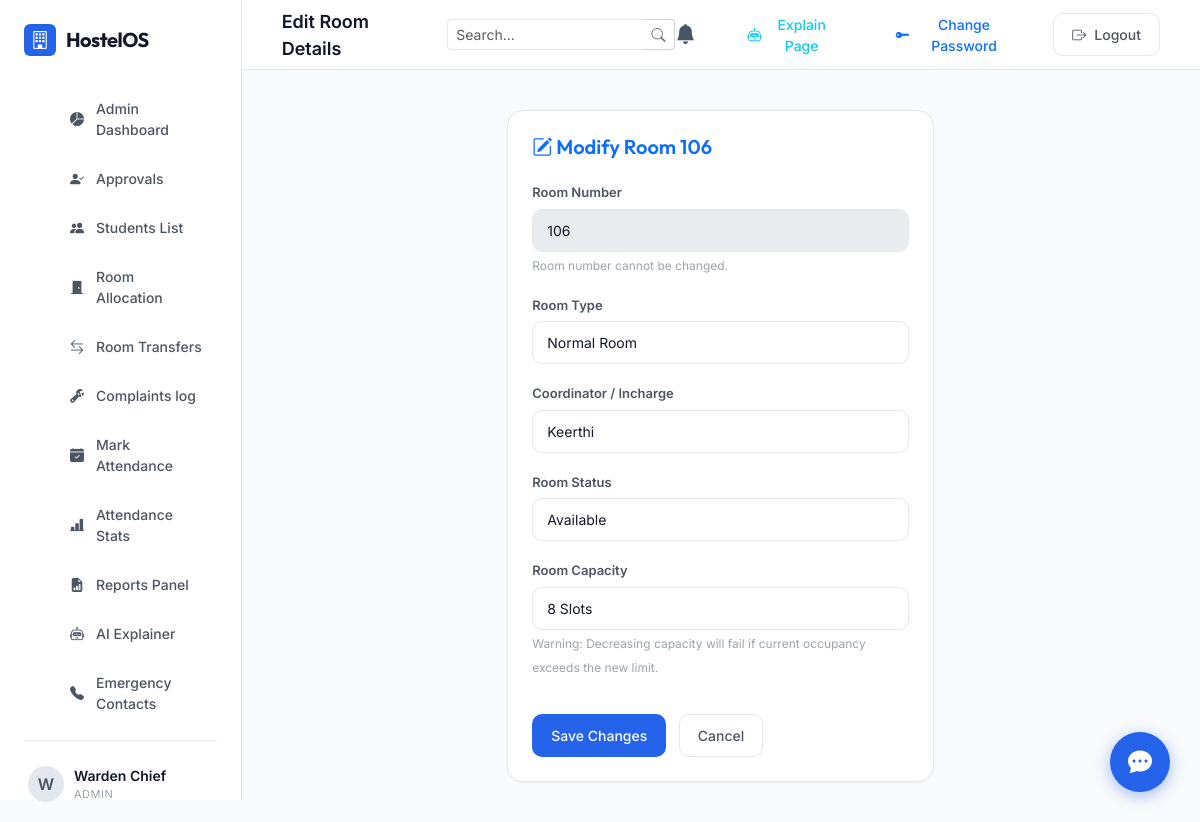
Screenshot of /admin/rooms/edit/1 (signed in) with the database file from the repository.
### app/models.py (models this page shows, shortened)
class User(db.Model):
    __tablename__ = 'users'
    id = db.Column(db.Integer, primary_key=True)
    username = db.Column(db.String(80), unique=True, nullable=False) # Roll number for student, username for others
    password_hash = db.Column(db.String(200), nullable=False)
    role = db.Column(db.String(20), nullable=False) # 'super_admin', 'admin', 'staff', 'student'
    name = db.Column(db.String(100), nullable=False)
    phone = db.Column(db.String(15), nullable=False)
    status = db.Column(db.String(20), default='approved') # 'pending', 'approved', 'rejected'
    created_at = db.Column(db.DateTime, default=datetime.utcnow)
    student_profile = db.relationship('StudentProfile', backref='user', uselist=False, cascade="all, delete-orphan")

class Room(db.Model):
    __tablename__ = 'rooms'
    id = db.Column(db.Integer, primary_key=True)
    room_number = db.Column(db.String(10), unique=True, nullable=False)
    floor = db.Column(db.Integer, nullable=False) # 0 for Ground, 1 for First, 2 for Second, 3 for Third
    room_type = db.Column(db.String(20), nullable=False) # 'Normal', 'Executive', 'AC'
    capacity = db.Column(db.Integer, nullable=False) # 3, 7, 8, 10
    status = db.Column(db.String(20), default='Available') # 'Available', 'Full', 'Reserved', 'Maintenance'
    hostel_block = db.Column(db.String(30), nullable=False, default='KEERTHI')
    residents = db.relationship('StudentProfile', backref='room')

### app/routes/admin.py (the view, shortened to what this page needs)
@admin_bp.route('/rooms/edit/<int:room_id>', methods=['GET', 'POST'])
@login_required
@role_required(['admin', 'super_admin'])
def edit_room(room_id):
    room = Room.query.get_or_404(room_id)
    return render_template('admin_edit_room.html', room=room)

### app/routes/auth.py (called while the page is built, shortened)
def login_required(f):
    @wraps(f)
    def decorated_function(*args, **kwargs):
        if 'user_id' not in session:
            flash('Please log in to access this page.', 'warning')
            return redirect(url_for('auth.login'))
        return f(*args, **kwargs)
    return decorated_function

def role_required(roles):
    def decorator(f):
        @wraps(f)
        def decorated_function(*args, **kwargs):
            if 'user_id' not in session:
                flash('Please log in to access this page.', 'warning')
                return redirect(url_for('auth.login'))
            user_role = session.get('role')
            return f(*args, **kwargs)
        return decorated_function
    return decorator

### app/templates/admin_edit_room.html (shortened to what this page needs)
{% extends 'base.html' %}
{% block header_title %}Edit Room Details{% endblock %}
{% block content %}
<div class="row justify-content-center">
    <div class="col-md-6">
        <div class="card">
            <h5 class="mb-4 text-primary fw-semibold"><i class="bi bi-pencil-square"></i> Modify Room {{ room.room_number }}</h5>
            <form action="{{ url_for('admin.edit_room', room_id=room.id) }}" method="POST">
                <div class="form-group">
                    <label class="form-label">Room Number</label>
                    <input type="text" class="form-control" value="{{ room.room_number }}" disabled>
                    <span class="stat-desc">Room number cannot be changed.</span>
                </div>
                <div class="form-group">
                    <label class="form-label" for="edit-room-type">Room Type</label>
                    <select name="room_type" id="edit-room-type" class="form-control" required>
                        <option value="Normal" {% if room.room_type == 'Normal' %}selected{% endif %}>Normal Room</option>
                    </select>
                </div>
                <div class="form-group">
                    <label class="form-label" for="edit-hostel-block">Coordinator / Incharge</label>
                    <select name="hostel_block" id="edit-hostel-block" class="form-control" required>
                        <option value="KEERTHI" {% if room.hostel_block == 'KEERTHI' %}selected{% endif %}>Keerthi</option>
                    </select>
                </div>
                <div class="form-group">
                    <label class="form-label" for="edit-room-status">Room Status</label>
                    <select name="status" id="edit-room-status" class="form-control" required>
                        <option value="Available" {% if room.status == 'Available' %}selected{% endif %}>Available</option>
                    </select>
                </div>
                <div class="form-group">
                    <label class="form-label" for="edit-capacity">Room Capacity</label>
                    <select name="capacity" id="edit-capacity" class="form-control" required>
                        <option value="8" {% if room.capacity == 8 %}selected{% endif %}>8 Slots</option>
                    </select>
                    <span class="stat-desc">Warning: Decreasing capacity will fail if current occupancy exceeds the new limit.</span>
                </div>
                <button type="submit" class="btn btn-primary mt-3">Save Changes</button>
                <a href="{{ url_for('admin.manage_rooms') }}" class="btn btn-secondary mt-3 ms-2">Cancel</a>
            </form>
        </div>
    </div>
</div>
{% endblock %}

### app/templates/base.html (shortened to what this page needs)
<!DOCTYPE html>
<html lang="en">
<head>
    <link href="https://cdn.jsdelivr.net/npm/bootstrap@5.3.3/dist/css/bootstrap.min.css" rel="stylesheet">
    <link href="https://cdn.jsdelivr.net/npm/bootstrap-icons@1.11.3/font/bootstrap-icons.min.css" rel="stylesheet">
    <link rel="stylesheet" href="{{ url_for('static', filename='css/style.css') }}">
</head>
<body>
    {% if g.user %}
    <div class="app-container">
        <aside class="sidebar">
            <div class="logo-container">
                <div class="logo-icon"><i class="bi bi-building"></i></div>
                <div class="logo-text">HostelOS</div>
            </div>
            <ul class="nav-menu">
                {% if session.role == 'student' %}
                    <li class="nav-item {% if request.path == '/student/dashboard' %}active{% endif %}">
                        <a href="{{ url_for('student.dashboard') }}">
                            <i class="bi bi-grid-1x2-fill"></i> Dashboard
                        </a>
                    </li>
                    <li class="nav-item {% if request.path == '/complaints/list' %}active{% endif %}">
                        <a href="{{ url_for('complaints.list_tickets') }}">
                            <i class="bi bi-ticket-detailed-fill"></i> My Complaints
                        </a>
                    </li>
                    <li class="nav-item {% if request.path == '/ai/assistant' %}active{% endif %}">
                        <a href="{{ url_for('ai.assistant') }}">
                            <i class="bi bi-robot"></i> AI Assistant
                        </a>
                    </li>
                    <li class="nav-item {% if request.path == '/student/emergency-contacts' %}active{% endif %}">
                        <a href="{{ url_for('student.emergency_contacts') }}">
                            <i class="bi bi-telephone-fill"></i> Emergency Contacts
                        </a>
                    </li>
                    <li class="nav-item {% if request.path == '/student/profile' %}active{% endif %}">
                        <a href="{{ url_for('student.profile') }}">
                            <i class="bi bi-person-fill-gear"></i> Profile Settings
                        </a>
                    </li>
                {% elif session.role in ['admin', 'super_admin'] %}
                    <li class="nav-item {% if request.path == '/admin/dashboard' %}active{% endif %}">
                        <a href="{{ url_for('admin.dashboard') }}">
                            <i class="bi bi-pie-chart-fill"></i> Admin Dashboard
                        </a>
                    </li>
                    <li class="nav-item {% if request.path == '/admin/students/pending' %}active{% endif %}">
                        <a href="{{ url_for('admin.view_pending') }}">
                            <i class="bi bi-person-check-fill"></i> Approvals
                        </a>
                    </li>
                    <li class="nav-item {% if request.path == '/admin/students' %}active{% endif %}">
                        <a href="{{ url_for('admin.list_students') }}">
                            <i class="bi bi-people-fill"></i> Students List
                        </a>
                    </li>
                    <li class="nav-item {% if request.path == '/admin/rooms' %}active{% endif %}">
                        <a href="{{ url_for('admin.manage_rooms') }}">
                            <i class="bi bi-door-closed-fill"></i> Room Allocation
                        </a>
                    </li>
                    <li class="nav-item {% if request.path == '/admin/rooms/transfer' %}active{% endif %}">
                        <a href="{{ url_for('admin.transfer_room') }}">
                            <i class="bi bi-arrow-left-right"></i> Room Transfers
                        </a>
                    </li>
                    <li class="nav-item {% if request.path == '/complaints/list' %}active{% endif %}">
                        <a href="{{ url_for('complaints.list_tickets') }}">
                            <i class="bi bi-wrench-adjustable"></i> Complaints log
                        </a>
                    </li>
                    <li class="nav-item {% if request.path == '/attendance/mark' %}active{% endif %}">
                        <a href="{{ url_for('attendance.mark') }}">
                            <i class="bi bi-calendar-check-fill"></i> Mark Attendance
                        </a>
                    </li>
                    <li class="nav-item {% if request.path == '/attendance/analytics' %}active{% endif %}">
                        <a href="{{ url_for('attendance.analytics') }}">
                            <i class="bi bi-bar-chart-line-fill"></i> Attendance Stats
                        </a>
                    </li>
                    <li class="nav-item {% if request.path == '/reports/dashboard' %}active{% endif %}">
                        <a href="{{ url_for('reports.dashboard') }}">
                            <i class="bi bi-file-earmark-bar-graph-fill"></i> Reports Panel
                        </a>
                    </li>
                    <li class="nav-item {% if request.path == '/ai/assistant' %}active{% endif %}">
                        <a href="{{ url_for('ai.assistant') }}">
                            <i class="bi bi-robot"></i> AI Explainer
                        </a>
                    </li>
                    <li class="nav-item {% if request.path == '/admin/emergency-contacts' %}active{% endif %}">
                        <a href="{{ url_for('admin.emergency_contacts') }}">
                            <i class="bi bi-telephone-fill"></i> Emergency Contacts
                        </a>
                    </li>
                {% endif %}
            </ul>
            <div class="sidebar-footer">
                <div class="user-profile-badge">
                    <div class="avatar">{{ g.user.name[0] }}</div>
                    <div class="user-info">
                        <div class="user-name">{{ g.user.name }}</div>
                        <div class="user-role">{{ g.user.role }}</div>
                    </div>
                </div>
            </div>
        </aside>
        <div class="main-wrapper">
            <header class="header">
                <div class="header-title d-flex align-items-center gap-3">
                    {% block header_title %}Dashboard{% endblock %}
                    {% if session.role in ['admin', 'super_admin'] %}
                    <form action="{{ url_for('admin.search') }}" method="GET" class="d-none d-md-flex align-items-center ms-3" style="max-width: 250px;">
                        <div class="input-group input-group-sm">
                            <input type="text" name="q" class="form-control" placeholder="Search..." value="{{ request.args.get('q', '') }}" style="border-radius: 4px 0 0 4px;">
                            <button class="btn btn-outline-secondary bg-white text-secondary border-start-0" type="submit" style="border-radius: 0 4px 4px 0; border: 1px solid #ced4da;">
                                <i class="bi bi-search"></i>
                            </button>
                        </div>
                    </form>
                    {% endif %}
                </div>
                <div class="header-actions d-flex align-items-center">
                    <div class="dropdown me-3">
                        <button class="btn btn-link text-decoration-none position-relative text-dark p-0" type="button" id="notificationDropdown" data-bs-toggle="dropdown" aria-expanded="false">
                            <i class="bi bi-bell-fill fs-5" style="color: #475569;"></i>
                        </button>
                    </div>
                    <button type="button" class="btn btn-outline-info btn-sm me-2" id="ai-explain-btn">
                        <i class="bi bi-robot"></i> Explain Page
                    </button>
                    <button type="button" class="btn btn-outline-primary btn-sm me-2" data-bs-toggle="modal" data-bs-target="#changePasswordModal">
                        <i class="bi bi-key-fill"></i> Change Password
                    </button>
                    <a href="{{ url_for('auth.logout') }}" class="btn btn-secondary btn-sm">
                        <i class="bi bi-box-arrow-right"></i> Logout
                    </a>
                </div>
            </header>
            <main class="content-body">
                {% block content %}{% endblock %}
                {% if session.role in ['admin', 'super_admin'] %}
                <div class="floating-chatbot-container" id="admin-chatbot">
                    <button class="chatbot-toggle-btn position-relative" id="chatbot-toggle-btn">
                        <i class="bi bi-chat-dots-fill text-white fs-4"></i>
                    </button>
                </div>
                {% endif %}
            </main>
        </div>
    </div>
    {% else %}
        {% block auth_content %}{% endblock %}
    {% endif %}
</body>
</html>

### rows the page displays
User: user "W", user.name "Warden Chief", user.role "ADMIN"
Room: room_number "106", room_type "Normal Room", hostel_block "Keerthi", status "Available", capacity "8 Slots"
